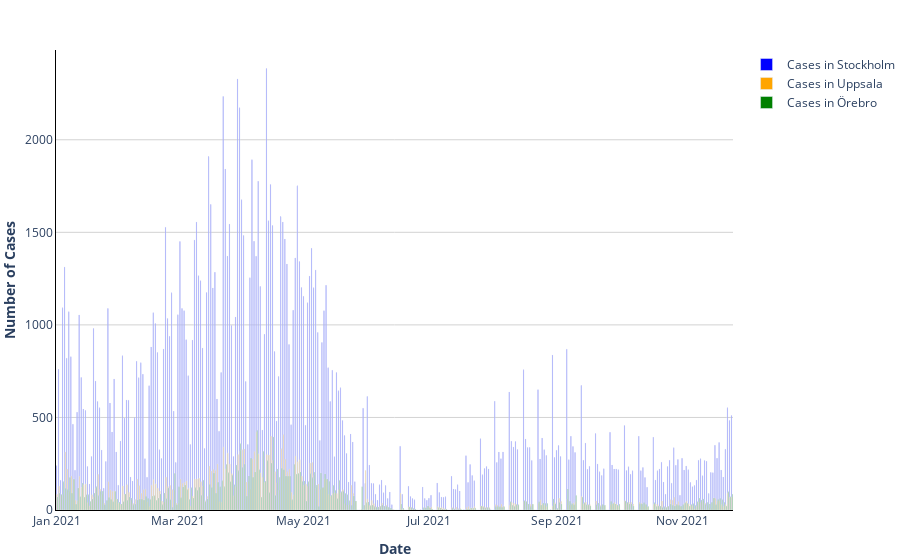

Notebook cell for this chart:
### Code cell
## BOX 8 - Set up the layout for the plot comparing the two cities
# figure layout
fig = go.Figure(data=[trace1, trace2]) # now we put a list
fig.update_layout(
    plot_bgcolor="white", font=dict(size=12), margin=dict(l=0, r=50, t=50, b=50), showlegend = True, #barmode="stack",
) #the background colour, font size, and size of margins around the graph can be edited here
# Setting 'barmode="stack"' in the above can be used if you want to put the bars on top of each other (stacked chart) instead of a grouped barchart (when the bars are next to each other) -remember to change the range later!
# modify x-axis
fig.update_xaxes(
    title="", #x-axis title 
    showgrid=True, #NOTICE - show grid does nothing unless you set a gridcolour (see y-axis below!)
    linecolor="", #this colour refers only to the line at the axis
    # set start point of x-axis
    tick0="",
)
# modify y-axis
fig.update_yaxes(
    title="",
    showgrid=True,
    gridcolor="",
    linecolor="",
    # change range to envelope the appropriate range
    range=[],
)
fig.show()  # This will show the figure here for you

### Figure 1 — Plotly figure (JSON) as saved in the notebook; plotly's stock layout.template omitted (floating-point values rounded to 4 significant figures; data arrays with more than 128 entries replaced by an {"elided": "..."} marker saying what was removed)
{"data": [{"hovertemplate": "Date: %{x}<br>Cases: %{y}", "marker": {"color": "#0000FF"}, "name": "Cases in Stockholm", "type": "bar", "x": {"elided": "329 str values"}, "y": {"elided": "329 int values"}}, {"hovertemplate": "Date: %{x}<br>Cases: %{y}", "marker": {"color": "orange"}, "name": "Cases in Uppsala", "type": "bar", "x": {"elided": "329 str values"}, "y": {"elided": "329 int values"}}, {"hovertemplate": "Date: %{x}<br>Cases: %{y}", "marker": {"color": "green"}, "name": "Cases in Örebro", "type": "bar", "x": {"elided": "329 str values"}, "y": {"elided": "329 int values"}}], "layout": {"autosize": true, "font": {"size": 12}, "margin": {"b": 50, "l": 0, "r": 50, "t": 50}, "plot_bgcolor": "white", "showlegend": true, "xaxis": {"autorange": true, "linecolor": "black", "range": ["2020-12-31 12:00", "2021-11-25 12:00"], "showgrid": true, "tick0": "2021-01-01 ", "title": {"text": "<b>Date</b>"}, "type": "date"}, "yaxis": {"gridcolor": "lightgrey", "linecolor": "black", "range": [0, 2485], "showgrid": true, "title": {"text": "<b>Number of Cases</b>"}, "type": "linear"}}}
